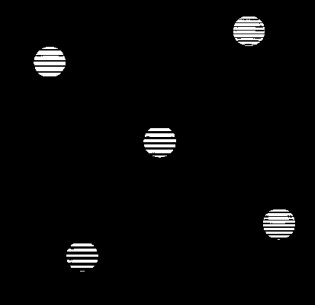
//> input picture Capturing ROI of LED stripe/test2.jpg, 315 x 305 px
$ ./LED_ROI   (built with g++ and OpenCV 4)
//> lines starting //> are read from the running program, lines starting //| are printed output that depends on the picture; after the words box and inside, x2 and y2 are one past the last pixel; in counts of white or black regions, pixels touching at a corner belong together
//--------------------------LED条纹的ROI检测方法-------------------------------//
/*程序说明:本demo给出了几种LED条纹ROI的获取方法:
1. 基于霍夫圆变换的识别方法
2. 基于findContours的最大轮廓查找方法
3. 与上述方式思路类似(预处理步骤有所不同)
*/

//-----------------------------头文件声明部分---------------------------------//
#include <opencv2/opencv.hpp>
#include <opencv2/imgproc/imgproc.hpp>
#include<iostream>
#include<string>


//----------------------------命名空间----------------------------------------//
using namespace cv;
using namespace std;

//-------------------------------------------函数声明部分----------------------------------------------------//
void method1(Mat& inputImage,int scale, int High_threshold = 100, int Low_threshold = 20, int kernel_size = 15);
void method2(Mat& inputImage, int kernel_size = 3);
void method3(Mat& input);

//----------------------------主程序入口main----------------------------------//
int main()
{
	int method;
	Mat srcImage = imread("test2.jpg");
//> srcImage is the input picture: 305 rows x 315 cols, CV_8UC3; min 0, max 255, mean 6.6
	if(!srcImage.data )
	{
		cout << "读取失败!" << endl;
		return 0;
	}


	cout<<"-----------------------------------------"<<endl;
	cout<<"Please select the method you want to test"<<endl;
	cout<<"-----------------------------------------"<<endl;
	cout<<"------input: 1 ---> Enable method 1------"<<endl;
	cout<<"------input: 2 ---> Enable method 2------"<<endl;
	cout<<"------input: 3 ---> Enable method 3------"<<endl;
	cout<<"-----------------------------------------"<<endl;

	cin>>method;
//> the answer given: 1

	switch(method)
	{
	case 1: method1(srcImage, 30);
		break;
	case 2: method2(srcImage);
		break;
	case 3: method3(srcImage);
		break;
	default: cout<<"This function is temporarily unavailable!"<<endl;
		break;
	}

	waitKey(0);
	return 0;
}


void method1(Mat& inputImage,int scale, int High_threshold, int Low_threshold, int kernel_size)
{
//> called with scale = 30, High_threshold = 100, Low_threshold = 20, kernel_size = 15
	/*method 1: 基于霍夫圆变换的LED-ROI区域提取
	参数说明:
	参数1: 输入的Mat类型图像(允许是RGB三通道原始图)
	参数2: scale,为霍夫变换检测到的圆的圆心之间的最小距离的尺度,即让我们的算法能明显区分的两个不同圆之间的最小距离
	参数3: canny算法所用到的高阈值, 默认值为100
	参数4: canny算法所用到的低阈值，默认值为20(注意:在面对其他尺寸的LED时，该值可能需要进一步调整)
	参数5: 卷积核的尺寸,在构造闭运算自定义内核中将会使用,默认值15
	*/

	double t = (double)getTickCount();
	Mat closeImage, midImage;
	Mat element = getStructuringElement(MORPH_RECT, Size(kernel_size, kernel_size));    //自定义内核
	morphologyEx(inputImage, closeImage, MORPH_CLOSE, element);                         //闭运算用于消除LED条纹之间的间隙

	cvtColor(closeImage, midImage, CV_BGR2GRAY);
	GaussianBlur(midImage, midImage, Size(9, 9), 2, 2);                                 //高斯滤波处理消除噪声
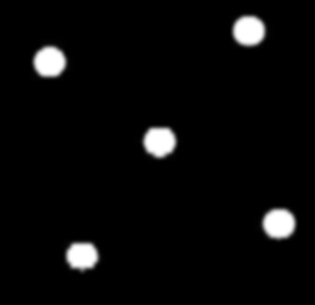
//> midImage: 305 rows x 315 cols, CV_8UC1; min 0, max 255, mean 9.8

	vector<Vec3f> circles;
	HoughCircles(midImage, circles, CV_HOUGH_GRADIENT, 1, midImage.rows/30, 100, 20, 0, 0);
//> circles = 5 circles (x, y, radius): [49.5, 61.5, 14.9], [247.5, 30.5, 14.5], [278.5, 223.5, 14.9], [159.5, 140.5, 15], [84.5, 255.5, 12.5]

	/*
	//------------------------------下面通过圆形圈出ROI区域---------------------------------------//
	//依次在图中绘制出圆
	for (size_t i = 0; i < circles.size(); i++)
	{
		Point center(cvRound(circles[i][0]), cvRound(circles[i][1]));                   //这里的center就是圆心点
		//其中, circles[i]表示第i个圆, circles[i][0]表示第i个圆圆心的x坐标

		int radius = cvRound(circles[i][2]);                                            //半径r

		circle(srcImage, center, 3, Scalar(0, 0, 255), -1, 8, 0);                       //绘制圆心

		circle(srcImage, center, radius, Scalar(0, 50, 255), 2, 8, 0);                  //绘制圆轮廓
	}
	*/

	vector<Mat> ROIs;
	Mat img_constructe(inputImage);

	//-----------------------------下面通过矩形框圈出ROI区域--------------------------------------//
	for(size_t j = 0; j < circles.size(); j++)
	{
		Rect rect(circles[j][0]-circles[j][2],circles[j][1]-circles[j][2],2*circles[j][2]+6,2*circles[j][2]+6);
	    //rectangle(srcImage,rect,Scalar(0,0,0),2,8);
		ROIs.push_back(inputImage(rect));
		rectangle(img_constructe, rect, Scalar(0, 255, 0), 2, 8);                      //如果需要用红框框起来就选用此句
	}
//> this loop made 5 passes
//> rect on passes 1 to 5: Rect(34, 46, 35, 35), Rect(233, 16, 35, 35), Rect(263, 208, 35, 35), Rect(144, 125, 36, 36), Rect(72, 243, 31, 31)
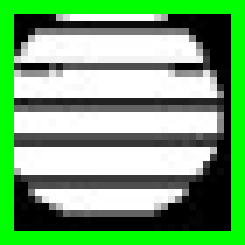
//> ROIs[0]: 35 rows x 35 cols, CV_8UC3 (shown 7 times larger); mean B, G, R 114.3, 169.2, 114.3
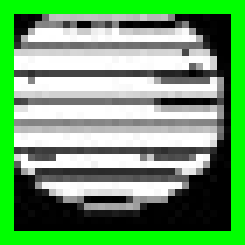
//> ROIs[1]: 35 rows x 35 cols, CV_8UC3 (shown 7 times larger); mean B, G, R 108.4, 163.4, 108.4
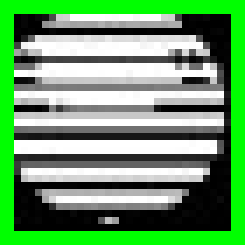
//> ROIs[2]: 35 rows x 35 cols, CV_8UC3 (shown 7 times larger); mean B, G, R 102.6, 157.6, 102.6
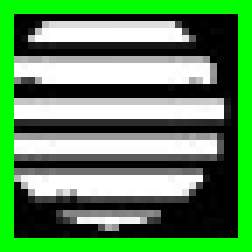
//> ROIs[3]: 36 rows x 36 cols, CV_8UC3 (shown 7 times larger); mean B, G, R 89.1, 142.6, 89.1
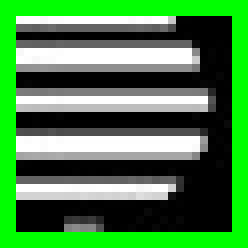
//> ROIs[4]: 31 rows x 31 cols, CV_8UC3 (shown 8 times larger); mean B, G, R 70.4, 132, 70.4
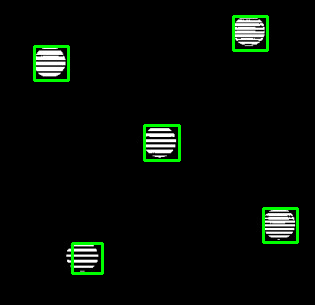
//> img_constructe: 305 rows x 315 cols, CV_8UC3; 2.07% of pixels changed, all inside (x1, y1, x2, y2) = (33, 15, 299, 275)

	t = (double)getTickCount() - t;
	cout <<"mothod 1所用时间为:"<<1000 * t / (getTickFrequency()) << "ms" << endl;

	imshow("整体识别情况", img_constructe);

	for(int i = 0; i < ROIs.size(); i++)
	{
		stringstream temp;
		temp<<i;
		string s1 = temp.str();
		imshow(s1, ROIs.at(i));
		//imwrite(s1+".jpg", ROIs.at(i));                                             //保存图像(optional)
	}
//> this loop made 5 passes
}


// [106 lines left out: functions method2, method3, not called in this run]
